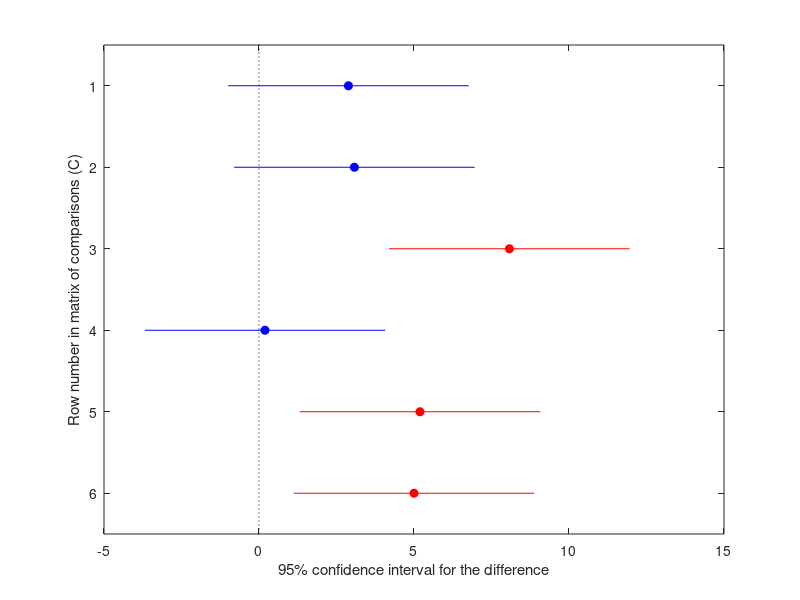
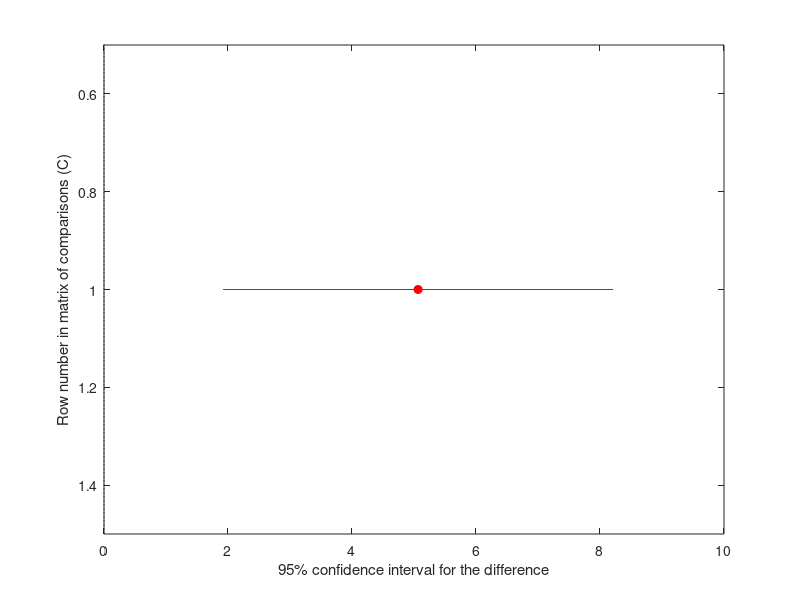

These figures' MATLAB source, in order: (Note: this script raises an error after producing the figures.)
Effort_Ablation1=[12
19
14
15
21
16
16
16
19
17
15
27
22
25
14
16
27
16
10
18
19
15
22
19
12
12];

Effort_Ablation2=[13
8
5
14
15
12
10
12
16
13
17
17
17
15
20
12
27
13
9
12
18
22
26
13
7
16
];

Effort_Ablation3=[8
10
15
10
16
9
10
21
16
20
16
12
17
10
17
17
22
12
6
15
15
26
26
9
5
14
];

Effort_Ablation4=[1
1
5
9
4
3
5
23
6
4
15
8
14
6
12
14
19
12
4
12
12
15
20
10
2
8
];

Effort_Palpation1=[20
25
17
15
24
18
21
20
17
16
19
24
20
16
24
17
22
13
12
20
21
25
19
5
16
11
];

Effort_Palpation2=[7
6
3
14
16
14
13
16
15
14
12
15
20
17
16
23
11
9
11
14
27
24
-1
9
7
];


ablationVec=[Effort_Ablation1;Effort_Ablation2;Effort_Ablation3;Effort_Ablation4];
ablationCell={Effort_Ablation1,Effort_Ablation2,Effort_Ablation3,Effort_Ablation4};
ablationCategory = [repmat({['Unaided']},length(ablationCell{1}),1);
                    repmat({['Visual']},length(ablationCell{2}),1);
                    repmat({['Haptic VF']},length(ablationCell{3}),1);
                    repmat({['Auto VF']},length(ablationCell{4}),1)];
% figure
% myBoxPlot(ablationCell,ablationCategory)
% title('Perceived User Ablation Effort')
% ylabel('Combined TLX Effort Score')
% prettyFigure

figure
[p,tbl,stats]=anova1(ablationVec,ablationCategory,'off');
c=multcompare(stats,'Alpha',0.05,'CType','tukey-kramer');
pValAblation = c(:,end)


palpationVec=[Effort_Palpation1;Effort_Palpation2];
palpationCell={Effort_Palpation1,Effort_Palpation2};
palpationCategory = [repmat({['Force FB']},length(palpationCell{1}),1);
                    repmat({['Visual FB']},length(palpationCell{2}),1)];
% figure
% myBoxPlot(palpationCell,palpationCategory)
% title('Perceived User Palpation Effort')
% ylabel('Combined TLX Effort Score')
% prettyFigure

figure
[p,tbl,stats]=anova1(palpationVec,palpationCategory,'off');
c=multcompare(stats,'Alpha',0.05,'CType','tukey-kramer');
pValPalpation = c(:,end)

%%
figure
myBoxPlot(horzcat(ablationCell,palpationCell),vertcat(ablationCategory,palpationCategory))
% [15.5000 2.5160]
% annotation('textbox',[.9 .5 .1 .2],'String','Text outside the axes','EdgeColor','none')
ylabel('Combined TLX Effort Score')
prettyFigure
hold on
y=get(gca,'ylim');
plot([4.5,4.5],y,'k','linewidth',4)
title(['Perceived User Effort' newline])
text(2,30,'Ablation','FontSize',32,'Color','r','FontAngle','oblique')
text(5,30,'Palpation','FontSize',32,'Color','r','FontAngle','oblique')
plot(3.75,3.25,'kp','MarkerSize',15,'MarkerFaceColor','k')
plot(5.75,8.35,'kp','MarkerSize',15,'MarkerFaceColor','k')


% mean(palpationCell{1})%    18.3462
% mean(palpationCell{2})%    13.2800
% mean(ablationCell{1})%    17.4615
% mean(ablationCell{2})%    14.5769
% mean(ablationCell{3})%    14.3846
% mean(ablationCell{4})%     9.3846

